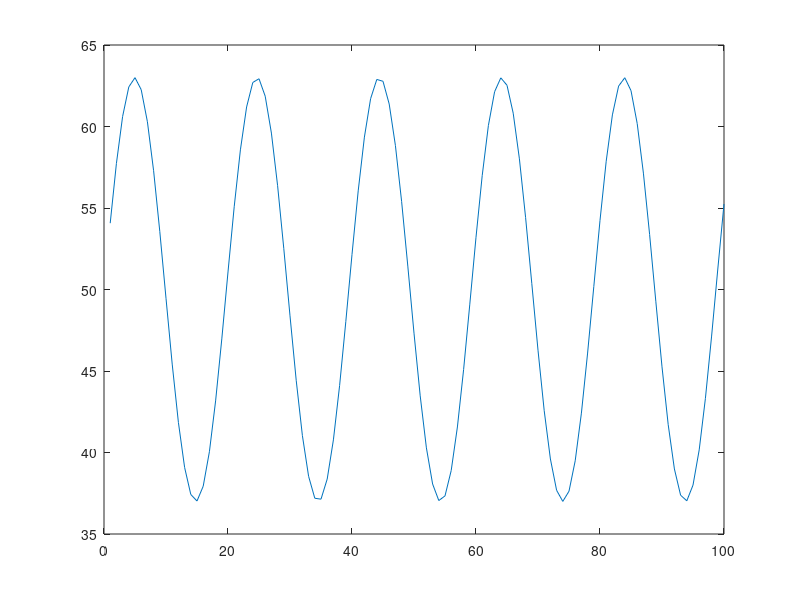

Write the MATLAB code that produced this figure.
clc
close all
clear

space = rot90(linspace(1,100,100));

func1 = sin(space/pi)*13 + 50;

plot(space, func1);

out = [flipud(space) flipud(func1)];

dlmwrite('training_data.txt',out, 'delimiter',' ');